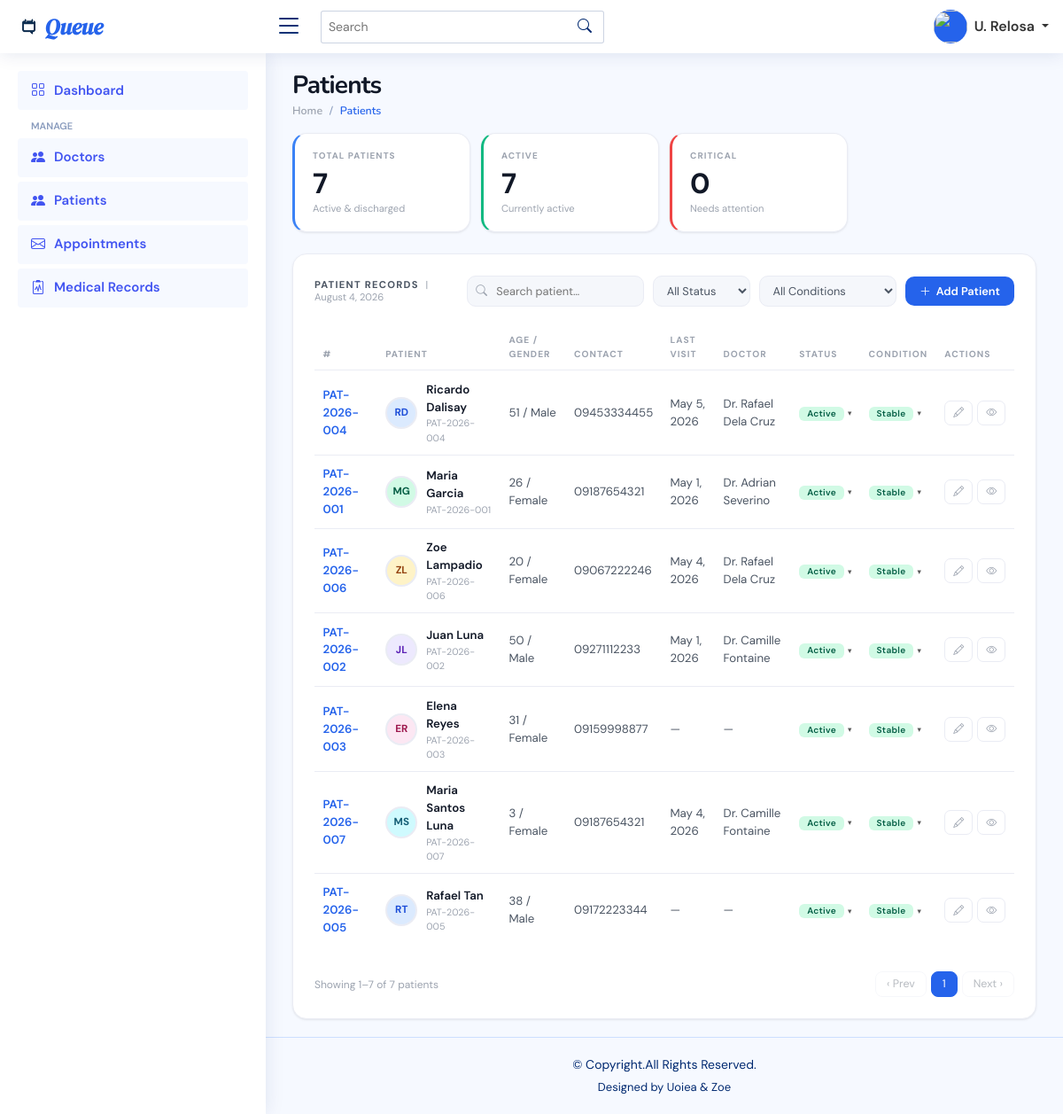
The app's page /public/admin/patients (signed in) with its own data.
### tables this page shows
CREATE TABLE `patients` (
  `id` int(11) NOT NULL,
  `patientCode` varchar(20) NOT NULL,
  `firstName` varchar(100) NOT NULL,
  `middleName` varchar(100) DEFAULT NULL,
  `lastName` varchar(100) NOT NULL,
  `gender` enum('Male','Female','Other') NOT NULL,
  `dateOfBirth` date DEFAULT NULL,
  `contactNumber` varchar(20) DEFAULT NULL,
  `emailAddress` varchar(150) DEFAULT NULL,
  `address` text DEFAULT NULL,
  `status` enum('Active','Discharged','Inactive') NOT NULL DEFAULT 'Active',
  `photoUrl` varchar(255) DEFAULT NULL,
  `patientCondition` enum('Stable','Critical','Under Observation','Recovering') DEFAULT 'Stable',
  `notes` text DEFAULT NULL,
  `createdAt` timestamp NOT NULL DEFAULT current_timestamp(),
  `updatedAt` timestamp NOT NULL DEFAULT current_timestamp() ON UPDATE current_timestamp()
);

### app/models/patientModel.php (called while the page is built, shortened)
<?php
class patientModel
{
    private $conn;
    public function __construct($conn)
    {
        $this->conn = $conn;
    }
    public function getTotalPatients()
    {
        return $this->conn->query(
            "SELECT COUNT(*) FROM patients WHERE status != 'Inactive'"
        )->fetch_row()[0];
    }
    public function getActiveCount()
    {
        return $this->conn->query(
            "SELECT COUNT(*) FROM patients WHERE status = 'Active'"
        )->fetch_row()[0];
    }
    public function getCriticalCount()
    {
        return $this->conn->query(
            "SELECT COUNT(*) FROM patients WHERE patientCondition = 'Critical'"
        )->fetch_row()[0];
    }
    public function getAllPatients()
    {
        $sql = "
            SELECT
                p.id, p.patientCode, p.firstName, p.middleName, p.lastName,
                p.gender, p.dateOfBirth, p.contactNumber, p.emailAddress, p.address,
                p.status, p.patientCondition,
                TIMESTAMPDIFF(YEAR, p.dateOfBirth, CURDATE()) AS age,
                GREATEST(
                    COALESCE(MAX(a.appointmentDate), '1000-01-01'),
                    COALESCE(MAX(f.followUpDate),    '1000-01-01')
                ) AS lastVisit,
                (
                    SELECT CONCAT(d2.firstName, '|||', d2.lastName)
                    FROM appointments a3
                    JOIN doctors d2 ON d2.id = a3.doctorId
                    WHERE a3.patientId = p.id AND a3.status = 'Completed'
                    ORDER BY a3.appointmentDate DESC LIMIT 1
                ) AS docName
            FROM patients p
            LEFT JOIN appointments a
                ON a.patientId = p.id AND a.status = 'Completed'
            LEFT JOIN followups f
                ON f.patientId = p.id AND f.status = 'Completed'
            GROUP BY p.id
            ORDER BY p.lastName, p.firstName
        ";
        return $this->conn->query($sql)->fetch_all(MYSQLI_ASSOC);
    }
}

### public/admin/patients.php (the view, shortened to what this page needs)
<?php
require_once('../../app/config/config.php');
require_once('../../app/models/PatientModel.php');
$patientModel  = new PatientModel($conn);
$totalPatients = $patientModel->getTotalPatients();
$activeCount   = $patientModel->getActiveCount();
$critical      = $patientModel->getCriticalCount();
$patients      = $patientModel->getAllPatients();
$avatarBgs    = ['#dbeafe', '#d1fae5', '#fef3c7', '#ede9fe', '#fce7f3', '#cffafe'];
$avatarColors = ['#1d4ed8', '#065f46', '#92400e', '#5b21b6', '#9d174d', '#155e75'];
include('./includes/header.php');
include('./includes/topbar.php');
include('./includes/sidebar.php');
?>
<div class="pagetitle">
    <h1>Patients</h1>
    <nav>
        <ol class="breadcrumb">
            <li class="breadcrumb-item"><a href="index">Home</a></li>
            <li class="breadcrumb-item active">Patients</li>
        </ol>
    </nav>
</div>
<section class="section page-patients">
    <div class="stat-strip">
        <div class="stat-card">
            <div class="sc-label">Total Patients</div>
            <div class="sc-num" id="stat-total"><?= $totalPatients ?></div>
            <div class="sc-sub">Active &amp; discharged</div>
        </div>
        <div class="stat-card">
            <div class="sc-label">Active</div>
            <div class="sc-num" id="stat-active"><?= $activeCount ?></div>
            <div class="sc-sub">Currently active</div>
        </div>
        <div class="stat-card">
            <div class="sc-label">Critical</div>
            <div class="sc-num" id="stat-critical"><?= $critical ?></div>
            <div class="sc-sub">Needs attention</div>
        </div>
    </div>
    <div class="main-card">
        <div class="table-toolbar">
            <h5>Patient Records <span>| <?= date('F j, Y') ?></span></h5>
            <div class="search-box">
                <input type="text" id="patSearch" placeholder="Search patient…" oninput="applyFilters()">
            </div>
            <select class="filter-select" id="statusFilter" onchange="applyFilters()">
                <option value="">All Status</option>
            </select>
            <select class="filter-select" id="conditionFilter" onchange="applyFilters()">
                <option value="">All Conditions</option>
            </select>
            <a href="addPatient" class="btn-primary-sm"><i class="bi bi-plus-lg"></i> Add Patient</a>
        </div>
        <div style="overflow-x:auto;">
            <table class="table">
                <thead>
                    <tr>
                        <th>#</th>
                        <th>Patient</th>
                        <th>Age / Gender</th>
                        <th>Contact</th>
                        <th>Last Visit</th>
                        <th>Doctor</th>
                        <th>Status</th>
                        <th>Condition</th>
                        <th>Actions</th>
                    </tr>
                </thead>
                <tbody id="patTbody">
                    <?php foreach ($patients as $i => $p):
                        $bg        = $avatarBgs[$i % count($avatarBgs)];
                        $col       = $avatarColors[$i % count($avatarColors)];
                        $initials  = strtoupper(substr($p['firstName'], 0, 1) . substr($p['lastName'], 0, 1));
                        $fullName  = $p['firstName'] . ' ' . $p['lastName'];
                        $age       = $p['age'] ?? '—';
                        $lastVisit = (!empty($p['lastVisit']) && $p['lastVisit'] !== '1000-01-01')
                            ? date('M j, Y', strtotime($p['lastVisit']))
                            : '—';
                        if (!empty($p['docName'])) {
                            [$docFirst, $docLast] = explode('|||', $p['docName']);
                            $doctor = 'Dr. ' . $docFirst . ' ' . $docLast;
                        } else {
                            $doctor = '—';
                        }
                        $statusCls = match ($p['status']) {
                            'Active'     => 'badge-active',
                            'Discharged' => 'badge-discharged',
                            default      => 'badge-inactive'
                        };
                        $condCls = match ($p['patientCondition']) {
                            'Critical'          => 'badge-critical',
                            'Stable'            => 'badge-stable',
                            'Recovering'        => 'badge-recovering',
                            'Under Observation' => 'badge-observation',
                            default             => 'badge-stable'
                        };
                    ?>
                        <tr
                            data-name="<?= htmlspecialchars(strtolower($fullName)) ?>"
                            data-status="<?= htmlspecialchars($p['status']) ?>"
                            data-condition="<?= htmlspecialchars($p['patientCondition']) ?>"
                            data-id="<?= $p['id'] ?>"
                            data-code="<?= htmlspecialchars($p['patientCode']) ?>"
                            data-fullname="<?= htmlspecialchars($fullName) ?>"
                            data-age="<?= $age ?>"
                            data-gender="<?= htmlspecialchars($p['gender']) ?>"
                            data-contact="<?= htmlspecialchars($p['contactNumber'] ?? '—') ?>"
                            data-email="<?= htmlspecialchars($p['emailAddress'] ?? '—') ?>"
                            data-address="<?= htmlspecialchars($p['address'] ?? '—') ?>"
                            data-lastvisit="<?= $lastVisit ?>"
                            data-doctor="<?= htmlspecialchars($doctor) ?>"
                            data-avatar="<?= $initials ?>"
                            data-avatar-bg="<?= $bg ?>"
                            data-avatar-color="<?= $col ?>">
                            <td>
                                <span style="color:#2563eb;font-weight:600;font-size:.83rem;cursor:pointer;"
                                    onclick="viewPatient(this.closest('tr'))">
                                    <?= htmlspecialchars($p['patientCode']) ?>
                                </span>
                            </td>
                            <td>
                                <div class="pat-cell">
                                    <div class="pat-avatar" style="background:<?= $bg ?>;color:<?= $col ?>"><?= $initials ?></div>
                                    <div>
                                        <div class="pat-name"><?= htmlspecialchars($fullName) ?></div>
                                        <div class="pat-id"><?= htmlspecialchars($p['patientCode']) ?></div>
                                    </div>
                                </div>
                            </td>
                            <td><?= $age ?> / <?= htmlspecialchars($p['gender']) ?></td>
                            <td><?= htmlspecialchars($p['contactNumber'] ?? '—') ?></td>
                            <td><?= $lastVisit ?></td>
                            <td><?= htmlspecialchars($doctor) ?></td>
                            <td class="status-cell">
                                <button class="badge-btn" onclick="toggleDropdown(this)">
                                    <span class="badge <?= $statusCls ?>"><?= htmlspecialchars($p['status']) ?></span>
                                    <span class="badge-caret">▾</span>
                                </button>
                            </td>
                            <td class="status-cell">
                                <button class="badge-btn" onclick="toggleDropdown(this)">
                                    <span class="badge <?= $condCls ?>"><?= htmlspecialchars($p['patientCondition']) ?></span>
                                    <span class="badge-caret">▾</span>
                                </button>
                            </td>
                            <td>
                                <div class="action-btns">
                                    <button class="btn-act" title="Edit" onclick="window.location.href='editPatient?id=<?= $p['id'] ?>'"><i class="bi bi-pencil"></i></button>
                                    <button class="btn-act view" title="View" onclick="viewPatient(this.closest('tr'))"><i class="bi bi-eye"></i></button>
                                </div>
                            </td>
                        </tr>
                    <?php endforeach; ?>
                </tbody>
            </table>
        </div>
        <div class="pagination-bar">
            <span class="pagination-info" id="paginationInfo"></span>
            <div class="pagination-btns" id="paginationBtns"></div>
        </div>
    </div>
</section>
<?php include('./includes/footer.php'); ?>

### public/assets/css/style.css (style rules this page uses)
:root { scroll-behavior: smooth; }
body { font-family: "Open Sans", sans-serif; background: #f6f9ff; color: #444444; }
a { color: #4154f1; text-decoration: none; }
h1, h2, h3, h4, h5, h6 { font-family: "Nunito", sans-serif; }
.pagetitle { margin-bottom: 10px; }
.pagetitle h1 { font-size: 24px; margin-bottom: 0; font-weight: 600; color: #012970; }
.breadcrumb { font-size: 14px; font-family: "Nunito", sans-serif; color: #899bbd; font-weight: 600; }
.breadcrumb a { color: #899bbd; transition: 0.3s; }
.breadcrumb .breadcrumb-item::before { color: #899bbd; }
.breadcrumb .active { color: #51678f; font-weight: 600; }

### public/admin/includes/header.php (style rules this page uses)
body { font-family: 'DM Sans', sans-serif !important; }

### records on screen
patients: patientCode "PAT-2026-004", initials "RD", fullName "Ricardo Dalisay", age "51", gender "Male", contactNumber "09453334455", lastVisit "May 5, 2026", doctor "Dr. Rafael Dela Cruz", status "Active", patientCondition "Stable"
patients: patientCode "PAT-2026-001", initials "MG", fullName "Maria Garcia", age "26", gender "Female", contactNumber "09187654321", lastVisit "May 1, 2026", doctor "Dr. Adrian Severino", status "Active", patientCondition "Stable"
patients: patientCode "PAT-2026-006", initials "ZL", fullName "Zoe Lampadio", age "20", gender "Female", contactNumber "09067222246", lastVisit "May 4, 2026", doctor "Dr. Rafael Dela Cruz", status "Active", patientCondition "Stable"
patients: patientCode "PAT-2026-002", initials "JL", fullName "Juan Luna", age "50", gender "Male", contactNumber "09271112233", lastVisit "May 1, 2026", doctor "Dr. Camille Fontaine", status "Active", patientCondition "Stable"
patients: patientCode "PAT-2026-003", initials "ER", fullName "Elena Reyes", age "31", gender "Female", contactNumber "09159998877", lastVisit "—", doctor "—", status "Active", patientCondition "Stable"
patients: patientCode "PAT-2026-007", initials "MS", fullName "Maria Santos Luna", age "3", gender "Female", contactNumber "09187654321", lastVisit "May 4, 2026", doctor "Dr. Camille Fontaine", status "Active", patientCondition "Stable"
patients: patientCode "PAT-2026-005", initials "RT", fullName "Rafael Tan", age "38", gender "Male", contactNumber "09172223344", lastVisit "—", doctor "—", status "Active", patientCondition "Stable"

### other values on screen
$shortName "U. Relosa"
$totalPatients "7"
$activeCount "7"
$critical "0"
